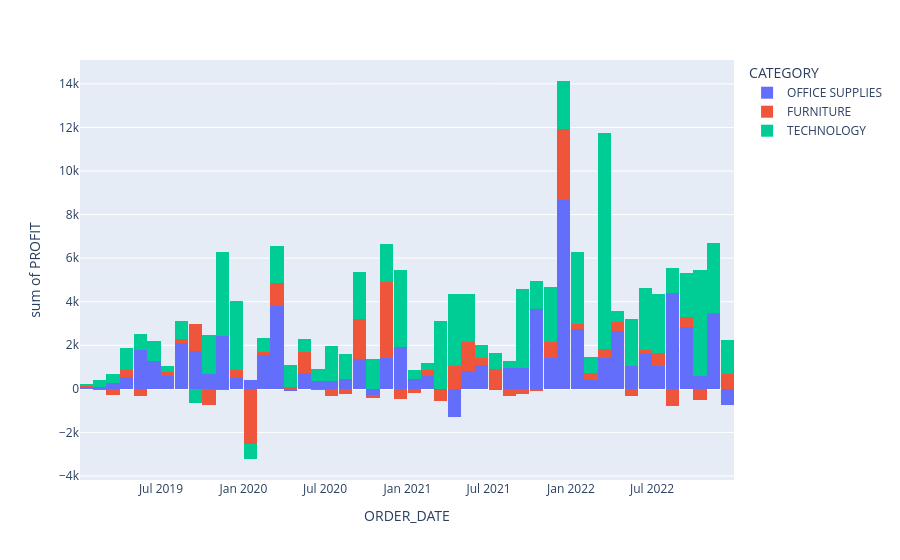

Notebook code cell kept with this figure:
### Code cell
px.histogram(
    df,
    x='ORDER_DATE',
    y='PROFIT',
    color='CATEGORY',
)

### Figure 1 — Plotly figure (JSON) as saved in the notebook; plotly's stock layout.template omitted (floating-point values rounded to 4 significant figures; data arrays with more than 128 entries replaced by an {"elided": "..."} marker saying what was removed)
{"data": [{"alignmentgroup": "True", "bingroup": "x", "histfunc": "sum", "hovertemplate": "CATEGORY=OFFICE SUPPLIES<br>ORDER_DATE=%{x}<br>sum of PROFIT=%{y}<extra></extra>", "legendgroup": "OFFICE SUPPLIES", "marker": {"color": "#636efa", "pattern": {"shape": ""}}, "name": "OFFICE SUPPLIES", "offsetgroup": "OFFICE SUPPLIES", "orientation": "v", "showlegend": true, "type": "histogram", "x": {"elided": "2996 str values"}, "xaxis": "x", "y": {"elided": "2996 float values"}, "yaxis": "y"}, {"alignmentgroup": "True", "bingroup": "x", "histfunc": "sum", "hovertemplate": "CATEGORY=FURNITURE<br>ORDER_DATE=%{x}<br>sum of PROFIT=%{y}<extra></extra>", "legendgroup": "FURNITURE", "marker": {"color": "#EF553B", "pattern": {"shape": ""}}, "name": "FURNITURE", "offsetgroup": "FURNITURE", "orientation": "v", "showlegend": true, "type": "histogram", "x": {"elided": "1095 str values"}, "xaxis": "x", "y": {"elided": "1095 float values"}, "yaxis": "y"}, {"alignmentgroup": "True", "bingroup": "x", "histfunc": "sum", "hovertemplate": "CATEGORY=TECHNOLOGY<br>ORDER_DATE=%{x}<br>sum of PROFIT=%{y}<extra></extra>", "legendgroup": "TECHNOLOGY", "marker": {"color": "#00cc96", "pattern": {"shape": ""}}, "name": "TECHNOLOGY", "offsetgroup": "TECHNOLOGY", "orientation": "v", "showlegend": true, "type": "histogram", "x": {"elided": "918 str values"}, "xaxis": "x", "y": {"elided": "918 float values"}, "yaxis": "y"}], "layout": {"barmode": "relative", "legend": {"title": {"text": "CATEGORY"}, "tracegroupgap": 0}, "margin": {"t": 60}, "xaxis": {"anchor": "y", "domain": [0, 1], "title": {"text": "ORDER_DATE"}}, "yaxis": {"anchor": "x", "domain": [0, 1], "title": {"text": "sum of PROFIT"}}}}
